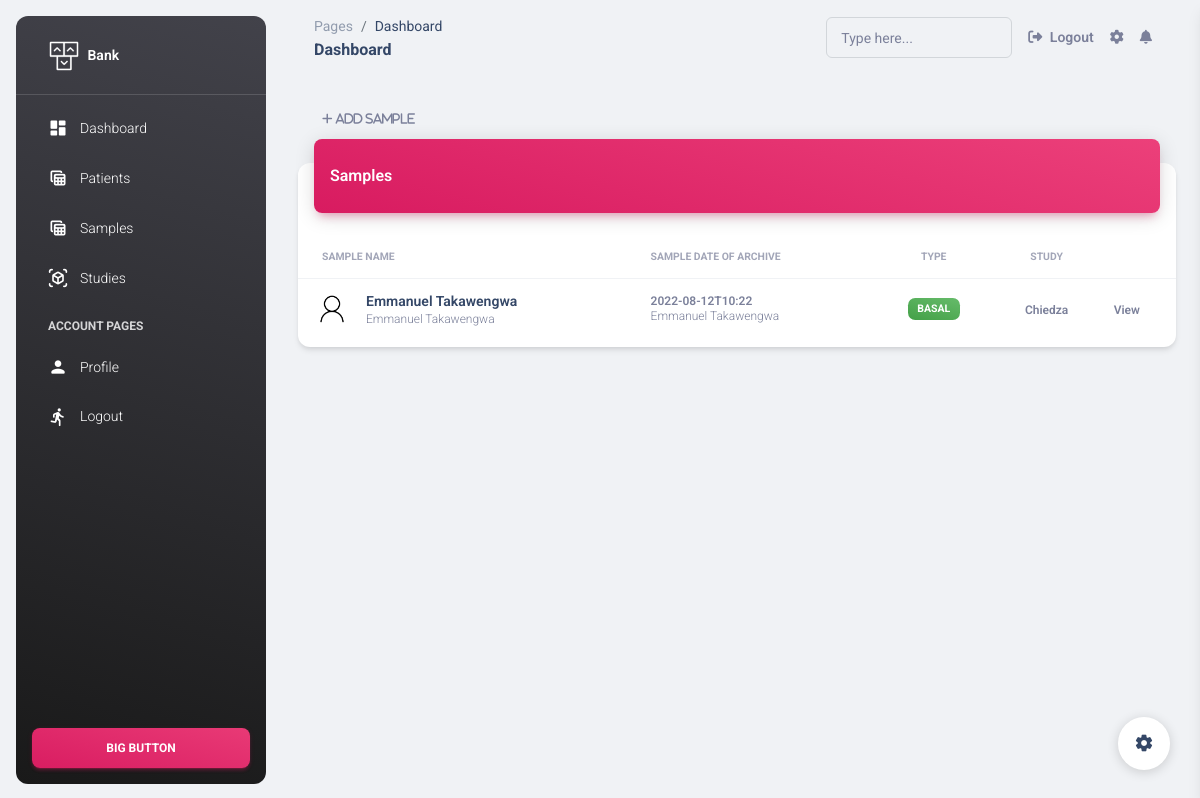
Page //view_sample (signed in) on the earlier database version.
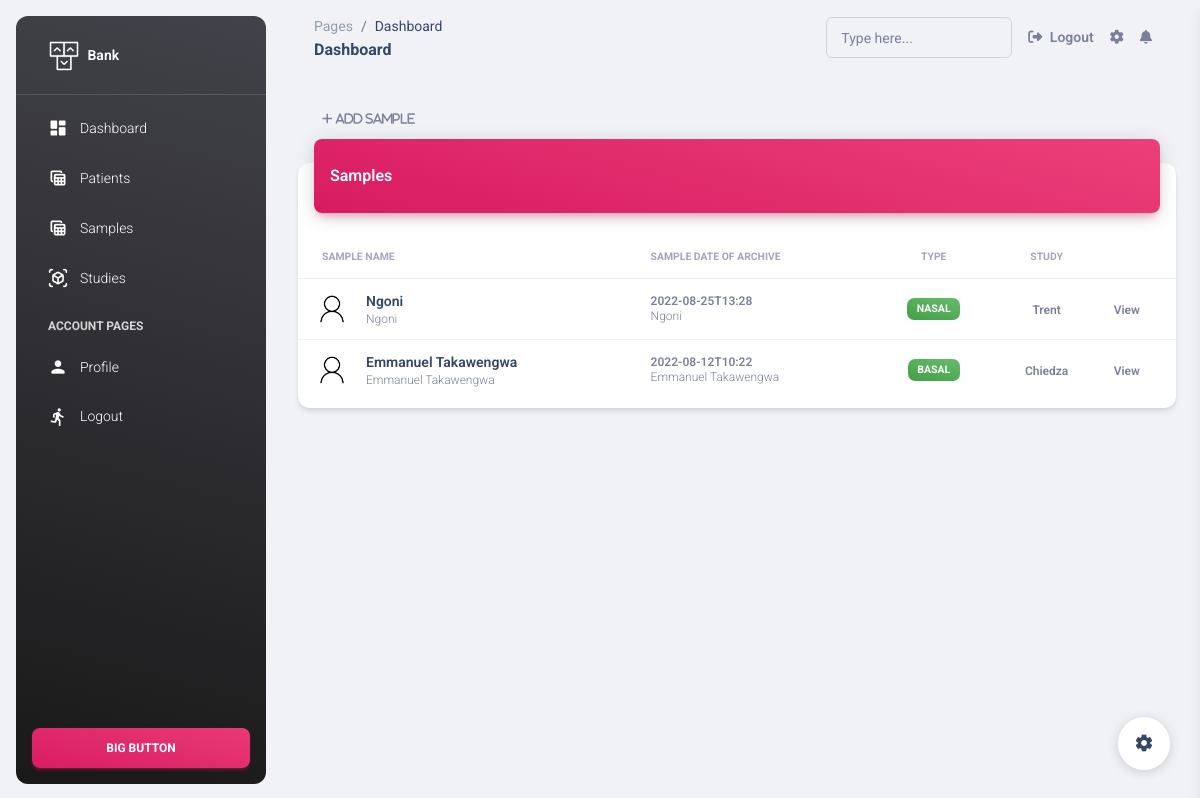
Same page on the later database version.
### apps/home/models.py (models this page shows, shortened)
class Sample(models.Model):
    name = models.CharField(max_length=100)
    study = models.ForeignKey(Study, on_delete=models.CASCADE)
    type = models.CharField(max_length=100)
    aliquoted = models.BooleanField(default=False)
    date_of_archive = models.CharField(max_length=200)
    patient = models.ForeignKey(Patient, on_delete=models.CASCADE)

class Patient(models.Model):
    sex = [("Male","Male"),("Female","Female"),("n/a","n/a")]
    id = models.AutoField(primary_key=True)
    name = models.CharField(max_length=200)
    dob = models.CharField(max_length=200)
    gender = models.CharField(choices=sex,max_length=10)
    phone = models.CharField(max_length=20, default="0783872345")
    age = models.CharField(max_length=20, default="1")
    study = models.ForeignKey(Study, on_delete=models.CASCADE, default=1)
    def __str__(self) -> str:
        return self.name

class Study(models.Model):
    statuses = [("On going","On going"),("Ended","Ended"),("n/a","n/a")]
    id = models.AutoField(primary_key=True)
    name = models.CharField(max_length=200)
    narrative_name= models.CharField(max_length=500, default="sadf asd fadfg arsg dvadhf dgjhbn")
    status = models.CharField(choices=statuses,max_length=200, default="On going")
    def __str__(self) -> str:
        return self.name

### apps/home/views.py (the view)
# urls.py: path('/view_sample',views.SampleIndexView.as_view(), name='view_sample'),
class SampleIndexView(LoginRequired,ListView):
    model = Sample
    context_object_name = 'questions'
    template_name = 'home/samples.html'
    def get_context_data(self, *args, **kwargs):
        context = super(SampleIndexView, self).get_context_data(*args, **kwargs)
        sample_list = Sample.objects.all().order_by('-id')
        paginator = Paginator(sample_list, 6)
        page = self.request.GET.get('page')
        try:
            samples = paginator.page(page)
        except PageNotAnInteger:
            samples = paginator.page(1)
        except EmptyPage:
            samples = paginator.page(paginator.num_pages)
        context['allsamples'] = True
        context['samples'] = samples
        context['total'] = sample_list.count()
        return context

### apps/context_processors.py (called while the page is built)
def cfg_assets_root(request):
    return { 'ASSETS_ROOT' : settings.ASSETS_ROOT }

### apps/home/mixins.py (called while the page is built)
    @method_decorator(login_required)
    def dispatch(self, *args, **kwargs):
        return super(LoginRequired, self).dispatch(*args, **kwargs)

### apps/templates/home/samples.html (shortened to what this page needs)
{% extends "layouts/base.html" %}
{% block content %}
  <div class="container-fluid py-4">
    <div class="row">
      <div class="col-12">
        <button onclick="location.href='{% url 'add_sample' %}' " class="btn btn-link text-secondary mb-0" aria-haspopup="true" aria-expanded="false">
          <i class="fa fa-plus text-xs"> Add Sample</i>
        </button>
        <div class="card my-4">
          <div class="card-header p-0 position-relative mt-n4 mx-3 z-index-2">
            <div class="bg-gradient-primary shadow-primary border-radius-lg pt-4 pb-3">
              <h6 class="text-white text-capitalize ps-3">Samples</h6>
            </div>
          </div>
          <div class="card-body px-0 pb-2">
            <div class="table-responsive p-0">
              <table class="table align-items-center mb-0">
                <thead>
                  <tr>
                    <th class="text-uppercase text-secondary text-xxs font-weight-bolder opacity-7">Sample Name</th>
                    <th class="text-uppercase text-secondary text-xxs font-weight-bolder opacity-7 ps-2">Sample date of archive</th>
                    <th class="text-center text-uppercase text-secondary text-xxs font-weight-bolder opacity-7">Type</th>
                    <th class="text-center text-uppercase text-secondary text-xxs font-weight-bolder opacity-7">Study</th>
                    <th class="text-secondary opacity-7"></th>
                  </tr>
                </thead>
                <tbody>
                    {% if samples %}
                    {% for task in samples %}
                    <tr>
                      <td>
                        <div class="d-flex px-2 py-1">
                          <div>
                            <img src="{{ ASSETS_ROOT }}/img/user-128.png" class="avatar avatar-sm me-3 border-radius-lg" alt="user1">
                          </div>
                          <div class="d-flex flex-column justify-content-center">
                            <h6 class="mb-0 text-sm">{{task.patient}}</h6>
                            <p class="text-xs text-secondary mb-0">{{task.patient}}</p>
                          </div>
                        </div>
                      </td>
                      <td>
                        <p class="text-xs font-weight-bold mb-0">{{task.date_of_archive}}</p>
                        <p class="text-xs text-secondary mb-0">{{task.patient}}</p>
                      </td>
                      <td class="align-middle text-center text-sm">
                        <span class="badge badge-sm bg-gradient-success">{{task.type}}</span>
                      </td>
                      <td class="align-middle text-center">
                        <span class="text-secondary text-xs font-weight-bold">{{task.study}}</span>
                      </td>
                      <td class="align-middle">
                        <a href="{% url 'sampleDetails' task.id %}" class="text-secondary font-weight-bold text-xs" data-toggle="tooltip" data-original-title="Edit user">
                          View
                        </a>
                      </td>
                    </tr>
                    {% endfor %}
                    {% else %}
                        <h3 style="margin-left:15px">No Patients available for now.</h3>
                    {% endif %}
                  </tbody>
                </table>
              </div>
            </div>
          </div>
        </div>
      </div>
            </div>
{% endblock content %}

### apps/templates/layouts/base.html (shortened to what this page needs)
<!DOCTYPE html>
<html lang="en">
<head>
  <link href="{{ ASSETS_ROOT }}/css/nucleo-icons.css" rel="stylesheet" />
  <link href="{{ ASSETS_ROOT }}/css/nucleo-svg.css" rel="stylesheet" />
  <link id="pagestyle" href="{{ ASSETS_ROOT }}/css/material-dashboard.css?v=3.0.0" rel="stylesheet" />
</head>
<body class="g-sidenav-show bg-gray-200">
  {% include 'includes/sidebar.html' %}
  <main class="main-content position-relative max-height-vh-100 h-100 border-radius-lg ">
    {% include 'includes/navigation.html' %}
    {% block content %}{% endblock content %}
  </main>
  {% include 'includes/fixed-plugin.html' %}
</body>
</html>

### apps/templates/includes/sidebar.html (shortened to what this page needs)
<aside class="sidenav navbar navbar-vertical navbar-expand-xs border-0 border-radius-xl my-3 fixed-start ms-3   bg-gradient-dark" id="sidenav-main">
    <div class="sidenav-header">
      <a class="navbar-brand m-0"
         href="#">
        <img src="{{ ASSETS_ROOT }}/img/logo-ct.png" class="navbar-brand-img h-100" alt="main_logo">
        <span class="ms-1 font-weight-bold text-white">Bank</span>
      </a>
    </div>
    <hr class="horizontal light mt-0 mb-2">
    <div class="collapse navbar-collapse  w-auto  max-height-vh-100" id="sidenav-collapse-main">
      <ul class="navbar-nav">
        <li class="nav-item">
          <a class="nav-link text-white {% if 'index' in segment %} active bg-gradient-primary {% endif %}"
             href="/">
            <div class="text-white text-center me-2 d-flex align-items-center justify-content-center">
              <i class="material-icons opacity-10">dashboard</i>
            </div>
            <span class="nav-link-text ms-1">Dashboard</span>
          </a>
        </li>
        <li class="nav-item">
          <a class="nav-link text-white {% if 'tables' in segment %} active bg-gradient-primary {% endif %}"
             href="{% url 'view_patients' %}">
            <div class="text-white text-center me-2 d-flex align-items-center justify-content-center">
              <i class="material-icons opacity-10">table_view</i>
            </div>
            <span class="nav-link-text ms-1"> Patients</span>
          </a>
        </li>
        <li class="nav-item">
          <a class="nav-link text-white {% if 'tables' in segment %} active bg-gradient-primary {% endif %}"
             href="{% url 'view_sample' %}">
            <div class="text-white text-center me-2 d-flex align-items-center justify-content-center">
              <i class="material-icons opacity-10">table_view</i>
            </div>
            <span class="nav-link-text ms-1"> Samples</span>
          </a>
        </li>
        <li class="nav-item">
          <a class="nav-link text-white {% if 'virtual' in segment %} active bg-gradient-primary {% endif %}"
             href="{% url 'view_studies' %}">
            <div class="text-white text-center me-2 d-flex align-items-center justify-content-center">
              <i class="material-icons opacity-10">view_in_ar</i>
            </div>
            <span class="nav-link-text ms-1">Studies</span>
          </a>
        </li>
        <li class="nav-item mt-3">
          <h6 class="ps-4 ms-2 text-uppercase text-xs text-white font-weight-bolder opacity-8">Account pages</h6>
        </li>
        <li class="nav-item">
          <a class="nav-link text-white {% if 'profile' in segment %} active bg-gradient-primary {% endif %}"
             href="/profile.html">
            <div class="text-white text-center me-2 d-flex align-items-center justify-content-center">
              <i class="material-icons opacity-10">person</i>
            </div>
            <span class="nav-link-text ms-1">Profile</span>
          </a>
        </li>
        <li class="nav-item">
          <a class="nav-link text-white " href="{% url 'logout' %}">
            <div class="text-white text-center me-2 d-flex align-items-center justify-content-center">
              <i class="material-icons opacity-10">directions_run</i>
            </div>
            <span class="nav-link-text ms-1">Logout</span>
          </a>
        </li>
      </ul>
    </div>
    <div class="sidenav-footer position-absolute w-100 bottom-0 ">
      <div class="mx-3">
        <a class="btn bg-gradient-primary mt-4 w-100"
           target="_blank"
           href="#" type="button">Big Button</a>
      </div>
    </div>
  </aside>

### apps/templates/includes/navigation.html (shortened to what this page needs)
    <nav class="navbar navbar-main navbar-expand-lg px-0 mx-4 shadow-none border-radius-xl" id="navbarBlur" navbar-scroll="true">
      <div class="container-fluid py-1 px-3">
        <nav aria-label="breadcrumb">
          <ol class="breadcrumb bg-transparent mb-0 pb-0 pt-1 px-0 me-sm-6 me-5">
            <li class="breadcrumb-item text-sm"><a class="opacity-5 text-dark" href="javascript:;">Pages</a></li>
            <li class="breadcrumb-item text-sm text-dark active" aria-current="page">Dashboard</li>
          </ol>
          <h6 class="font-weight-bolder mb-0">Dashboard</h6>
        </nav>
        <div class="collapse navbar-collapse mt-sm-0 mt-2 me-md-0 me-sm-4" id="navbar">
          <div class="ms-md-auto pe-md-3 d-flex align-items-center">
            <div class="input-group input-group-outline">
              <label class="form-label">Type here...</label>
              <input type="text" class="form-control">
            </div>
          </div>
          <ul class="navbar-nav  justify-content-end">
            <li class="nav-item d-flex align-items-center">
              <a href="{% url 'logout' %}" class="nav-link text-body font-weight-bold px-0">
                <i class="fa fa-sign-out me-sm-1"></i>
                <span class="d-sm-inline d-none">Logout</span>
              </a>
            </li>
            <li class="nav-item px-3 d-flex align-items-center">
              <a href="javascript:;" class="nav-link text-body p-0">
                <i class="fa fa-cog fixed-plugin-button-nav cursor-pointer"></i>
              </a>
            </li>
            <li class="nav-item dropdown pe-2 d-flex align-items-center">
              <a href="javascript:;" class="nav-link text-body p-0" id="dropdownMenuButton" data-bs-toggle="dropdown" aria-expanded="false">
                <i class="fa fa-bell cursor-pointer"></i>
              </a>
            </li>
          </ul>
        </div>
      </div>
    </nav>

### apps/templates/includes/fixed-plugin.html (shortened to what this page needs)
  <div class="fixed-plugin">
    <a class="fixed-plugin-button text-dark position-fixed px-3 py-2">
      <i class="material-icons py-2">settings</i>
    </a>
  </div>

Differences in the rows shown:
added Sample: patient "Ngoni", date_of_archive "2022-08-25T13:28", type "NASAL", study "Trent"
